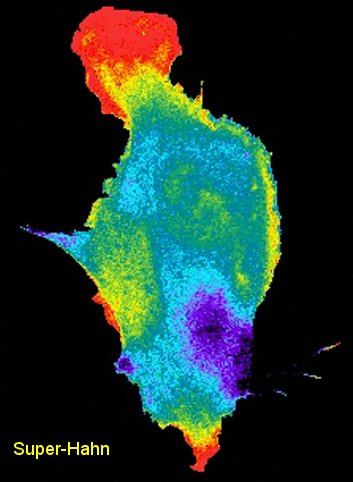
%> input picture HearthFire/superScope-ANM_Edit/superScope-20220321/superScope-20220321/Rac1-activity.jpg, 353 x 482 px
$ octave --eval "result = atrous(imread('Rac1-activity.jpg'));"   (GNU Octave 9; MATLAB toolbox functions it lacks are replaced by stand-ins)
%> lines starting %> are read from the running program, lines starting %| are printed output that depends on the picture
function [Img_out varargout] = atrous(Img_in,varargin)
%% %%%%%%%%%%%%%%%%%%%%%%%%%%%%%%%%%%%%%%%%%%%%%%%%%%%%%%%%%%%
% The algorithm proposed by Jean-Christophe in(2002, Pattern Recognitin)
% Extraction of spots in biological images using multiscale products
% usage: Img_out = atrous(Img_in), Img_out is grayscal without background
%        Img_out = atrous(Img_in,bg_flag,bw_flag);
%        Img_out = atrous(Img_in,bg_flag,bw_flag,exportLevel);
%        [Img_BW Img_BgFree] = atrous(Img_in);
%author: bei liu, 11/5/2009
%% %%%%%%%%%%%%%%%%%%%%%%%%%%%%%%%%%%%%%%%%%%%%%%%%%%%%%%%%%%%%%%%%%%%%
switch nargin
    case 1
        bg_flag = 0;bw_flag = 0;th = 3;
    case 3
        bg_flag = varargin{1};bw_flag = varargin{2};th = 3;exportLevel = 1;
    case 4
        bg_flag = varargin{1};bw_flag = varargin{2};th = varargin{3};exportLevel = 1;
    case 5
        bg_flag = varargin{1};bw_flag = varargin{2};th = varargin{3};exportLevel = varargin{4};
    otherwise
        error('Invalid input parameters value!!!');
end

%progressText(O,'Perform atrous wavelet transform');
if iscell(Img_in)
    [row col] = size(Img_in{1});
    N = length(Img_in{1});
    temp = cell2mat(Img_in{1});
    clear Img_in
    Img_in = zeros(row,col,N);
    for i=1:N
        Img_in(:,:,i) = temp(((i-1)*row+1):i*row,:);
    end
else
    [row col N] = size(Img_in);
%> row = 482; col = 353; N = 3
end
Img_out = uint16(zeros(size(Img_in)));
switch nargout
    case 2
        varargout{1} = uint16(zeros(size(Img_in)));
end
J = 3;
A = cell(1,J);
W = cell(1,J);
%wavelet kernel
h = cell(1,J);
h{1} = [1/16 1/4 3/8 1/4 1/16];
h{2} = [1/16 0 1/4 0 3/8 0 1/4 0 1/16];
h{3} = [1/16 0 0 0 1/4 0 0 0 3/8 0 0 0 1/4 0 0 0 1/16];
if N>10
    multiWaitbar('Performing wavelet decomposition ...', 0);
    for i = 1:N
    % atrous wavelet transform
        for j = 1:J
            extn = (length(h{j})-1)/2;
            if j==1
                Temp = padarray(Img_in(:,:,i),[extn extn],'symmetric');
    %             Temp1 = conv2(h{j},h{j}',Temp,'same');
                Temp1 = imfilter(double(Temp),h{j},'symmetric','same');
                Temp1 = imfilter(Temp1,h{j}','symmetric','same');
                A{1,j} = Temp1(extn+1:extn+row,extn+1:extn+col);
                W{1,j} =  double(Img_in(:,:,i))-A{1,1};
            else
                Temp = padarray(A{1,j-1},[extn extn],'symmetric');
    %             Temp1 = conv2(h{j},h{j}',Temp,'same');
                Temp1 = imfilter(double(Temp),h{j},'symmetric','same');
                Temp1 = imfilter(Temp1,h{j}','symmetric','same');
                A{1,j} = Temp1(extn+1:extn+row,extn+1:extn+col);
                W{1,j} = A{1,j-1}-A{1,j};
            end
        end

        % %% Spot detection
        % %estimation of /sigma
        sigma = zeros(1,J);
        t = zeros(1,J);
        for j= 1:J
            sigma(j) = (median(median(abs(W{1,j}-median(median(W{1,j}))))))/0.67;
            t(j) = th*sigma(j);
            W{1,j} = W{1,j}.*(W{1,j}>t(j));
    %        W{1,j} = (W{1,j}.^2-3*sigma(j)^2).*((W{1,j}.^2-3*sigma(j)^2)>0)./W{1,j};
        end
        % A_out = W{1,1}+W{1,2}+W{1,3}+A{1,3};
        if bw_flag == 1
            switch exportLevel
                case 1
                    Img_out(:,:,i) = sqrt(W{1,3}.*W{1,2})>1;
                case 2
                    Img_out(:,:,i) = 0.5*(W{1,3}+W{1,2})>1;
                case 3
                    Img_out(:,:,i) = W{1,2}>1;
                case 4
                    Img_out(:,:,i) = W{1,3}>1;
            end
        else
    %         Img_out(:,:,i) = sqrt(W{1,3}.*W{1,2});
            Img_out(:,:,i) = W{1,1}+W{1,2};
            if bg_flag == 1
                Img_out(:,:,i) = Img_out(:,:,i)+W{1,3};
            end
        end
        multiWaitbar('Performing wavelet decomposition ...', i/N);
       % progressText(i/N,'Perform atrous wavelet transform');
    end
    multiWaitbar('Performing wavelet decomposition ...', 'close');
else
    for i = 1:N
    % atrous wavelet transform
        for j = 1:J
            extn = (length(h{j})-1)/2;
            if j==1
                Temp = padarray(Img_in(:,:,i),[extn extn],'symmetric');
    %             Temp1 = conv2(h{j},h{j}',Temp,'same');
                Temp1 = imfilter(double(Temp),h{j},'symmetric','same');
                Temp1 = imfilter(Temp1,h{j}','symmetric','same');
                A{1,j} = Temp1(extn+1:extn+row,extn+1:extn+col);
                W{1,j} =  double(Img_in(:,:,i))-A{1,1};
            else
                Temp = padarray(A{1,j-1},[extn extn],'symmetric');
    %             Temp1 = conv2(h{j},h{j}',Temp,'same');
                Temp1 = imfilter(double(Temp),h{j},'symmetric','same');
                Temp1 = imfilter(Temp1,h{j}','symmetric','same');
                A{1,j} = Temp1(extn+1:extn+row,extn+1:extn+col);
                W{1,j} = A{1,j-1}-A{1,j};
            end
        end

        % %% Spot detection
        % %estimation of /sigma
        sigma = zeros(1,J);
        t = zeros(1,J);
        for j= 1:J
            sigma(j) = (median(median(abs(W{1,j}-median(median(W{1,j}))))))/0.67;
            t(j) = th*sigma(j);
            W{1,j} = W{1,j}.*(W{1,j}>t(j));
    %        W{1,j} = (W{1,j}.^2-3*sigma(j)^2).*((W{1,j}.^2-3*sigma(j)^2)>0)./W{1,j};
        end
        % A_out = W{1,1}+W{1,2}+W{1,3}+A{1,3};
        if bw_flag == 1
            switch exportLevel
                case 1
                    Img_out(:,:,i) = sqrt(W{1,3}.*W{1,2})>1;
                case 2
                    Img_out(:,:,i) = 0.5*(W{1,3}+W{1,2})>1;
                case 3
                    Img_out(:,:,i) = W{1,2}>1;
                case 4
                    Img_out(:,:,i) = W{1,3}>1;
            end
        else
    %         Img_out(:,:,i) = sqrt(W{1,3}.*W{1,2});
            Img_out(:,:,i) = W{1,1}+W{1,2};
            if bg_flag == 1
                Img_out(:,:,i) = double(Img_out(:,:,i))+W{1,3};
            end
        end
    end
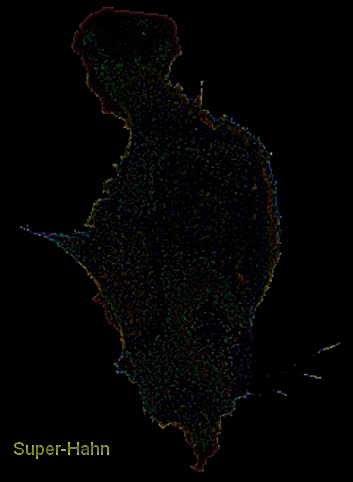
%> Img_out: size 482x353x3 uint16; mean R, G, B 3.4, 3.5, 3
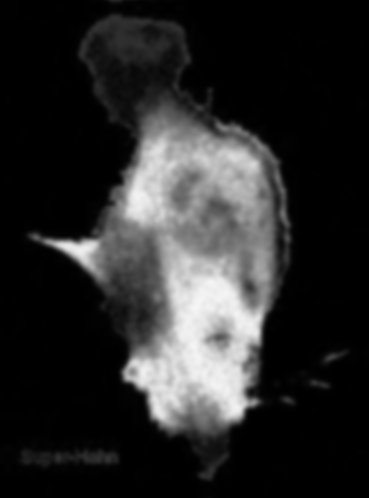
%> Temp: size 498x369 double; min 0.0154, max 246.3, mean 42.1
%> after the loop, A = 3 items; W = 3 items; sigma = [0.612 0.593 0.992]; t = [1.84 1.78 2.97]
end
